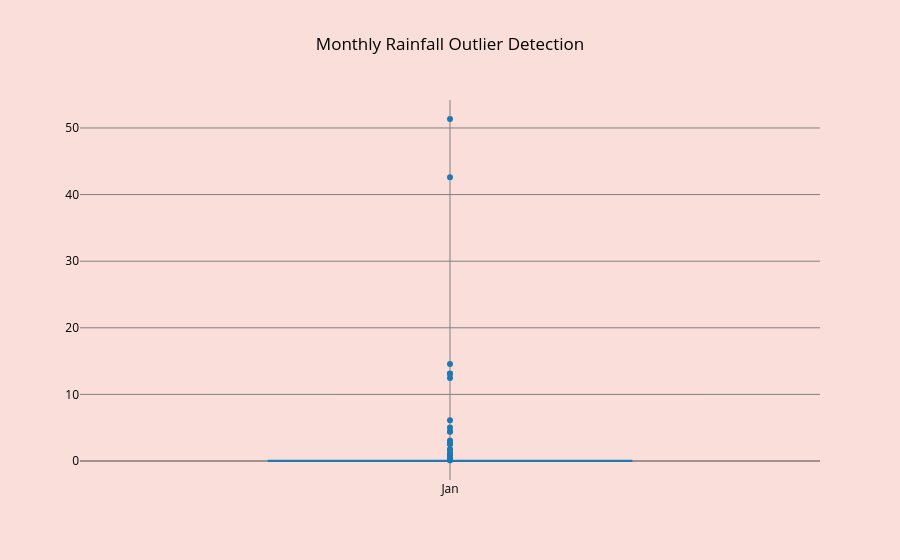
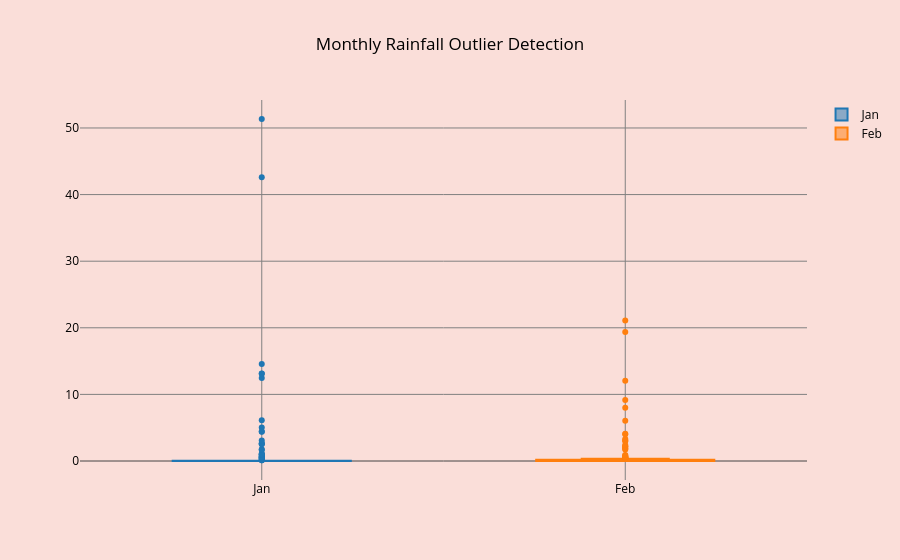
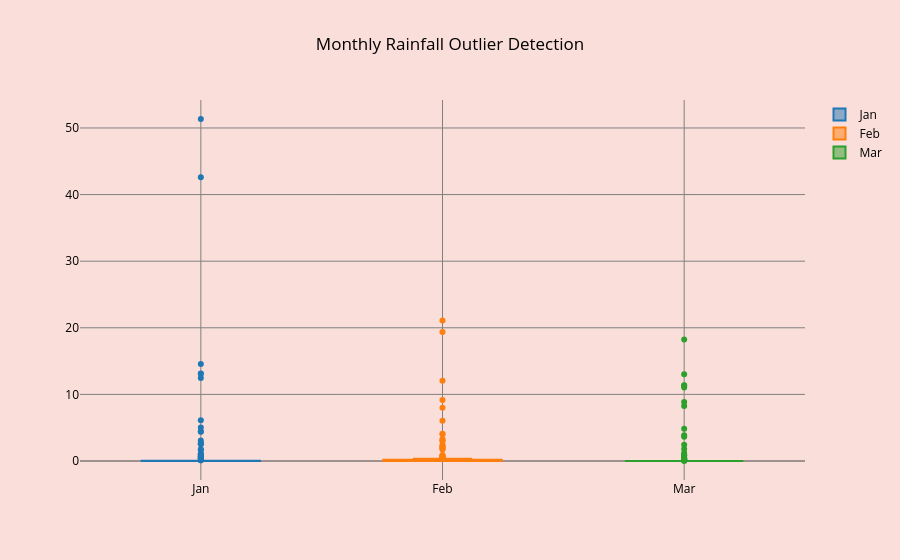
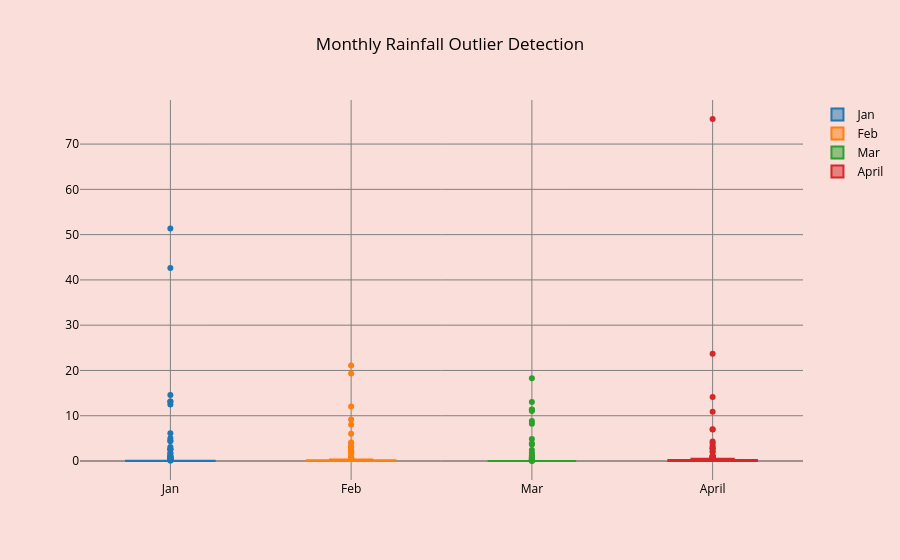

Here is the notebook cell these charts were saved with, in order:
### Markdown cell above
### Box Plot For Outlier Detection

### Code cell
months = df.columns[1:13]

fig = go.Figure()

for month in months:
    fig.add_trace(go.Box(
        y = df[month],
        name = month
    ))
    fig.update_layout(
        title = 'Monthly Rainfall Outlier Detection'
    )
    fig.show()
